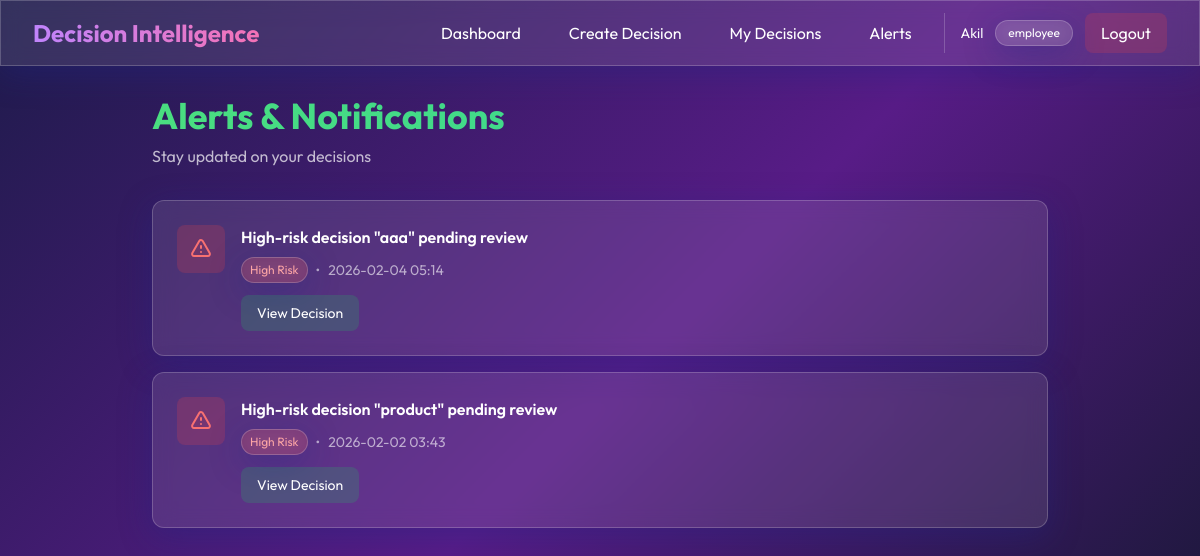
The page /employee/alerts (signed in) on the database its author committed.
### app.py (models this page shows, shortened)
class User(UserMixin, db.Model):
    id = db.Column(db.Integer, primary_key=True)
    username = db.Column(db.String(80), unique=True, nullable=False)
    email = db.Column(db.String(120), unique=True, nullable=False)
    password_hash = db.Column(db.String(200), nullable=False)
    role = db.Column(db.String(20), nullable=False)  # admin, manager, employee
    status = db.Column(db.String(20), default='active')
    created_at = db.Column(db.DateTime, default=datetime.utcnow)
    decisions = db.relationship('Decision', backref='creator', lazy=True)
    alerts = db.relationship('Alert', backref='user', lazy=True)

class Alert(db.Model):
    id = db.Column(db.Integer, primary_key=True)
    message = db.Column(db.String(500), nullable=False)
    alert_type = db.Column(db.String(20), nullable=False)  # high_risk, overdue
    is_read = db.Column(db.Boolean, default=False)
    created_at = db.Column(db.DateTime, default=datetime.utcnow)
    user_id = db.Column(db.Integer, db.ForeignKey('user.id'), nullable=False)
    decision_id = db.Column(db.Integer, db.ForeignKey('decision.id'))

### app.py (the view)
@app.route('/employee/alerts')
@login_required
def employee_alerts():
    if current_user.role != 'employee':
        return redirect(url_for('landing'))
    alerts = Alert.query.filter_by(user_id=current_user.id).order_by(Alert.created_at.desc()).all()
    return render_template('employee_alerts.html', alerts=alerts)

### app.py (called while the page is built)
@login_manager.user_loader
def load_user(user_id):
    return User.query.get(int(user_id))

### templates/employee_alerts.html (shortened to what this page needs)
{% extends "base.html" %}
{% block content %}
<div class="max-w-4xl mx-auto">
    <div class="mb-8 fade-in">
        <h1
            class="text-4xl font-bold mb-2 bg-gradient-to-r from-green-400 to-emerald-400 bg-clip-text text-transparent">
        </h1>
        <p class="text-white/70">Stay updated on your decisions</p>
    </div>
    <div class="space-y-4">
        {% if alerts %}
        {% for alert in alerts %}
        <div class="glass rounded-xl p-6 hover-lift fade-in" style="animation-delay: {{ loop.index0 * 0.05 }}s">
            <div class="flex items-start justify-between">
                <div class="flex items-start flex-1">
                    <div class="w-12 h-12 rounded-lg
                            {% if alert.alert_type == 'high_risk' %}bg-red-500/20
                            {% else %}bg-yellow-500/20{% endif %}
                            flex items-center justify-center mr-4 flex-shrink-0">
                        <svg class="w-6 h-6
                                {% if alert.alert_type == 'high_risk' %}text-red-400
                                {% else %}text-yellow-400{% endif %}" fill="none" stroke="currentColor"
                            viewBox="0 0 24 24">
                            {% if alert.alert_type == 'high_risk' %}
                            <path stroke-linecap="round" stroke-linejoin="round" stroke-width="2"
                                d="M12 9v2m0 4h.01m-6.938 4h13.856c1.54 0 2.502-1.667 1.732-3L13.732 4c-.77-1.333-2.694-1.333-3.464 0L3.34 16c-.77 1.333.192 3 1.732 3z">
                            </path>
                            {% else %}
                            <path stroke-linecap="round" stroke-linejoin="round" stroke-width="2"
                                d="M12 8v4l3 3m6-3a9 9 0 11-18 0 9 9 0 0118 0z"></path>
                            {% endif %}
                        </svg>
                    </div>
                    <div class="flex-1">
                        <div class="flex items-center mb-2">
                            <h3 class="font-semibold mr-3">{{ alert.message }}</h3>
                        </div>
                        <div class="flex items-center text-sm text-white/60 mb-3">
                            <span class="px-2 py-1 rounded-full text-xs glass
                                    {% if alert.alert_type == 'high_risk' %}bg-red-500/20 text-red-300
                                    {% else %}bg-yellow-500/20 text-yellow-300{% endif %}">
                                {{ alert.alert_type.replace('_', ' ').title() }}
                            </span>
                            <span class="mx-2">•</span>
                            <span>{{ alert.created_at.strftime('%Y-%m-%d %H:%M') }}</span>
                        </div>
                        {% if alert.decision_id %}
                        <a href="{{ url_for('employee_decisions', view=alert.decision_id) }}"
                            class="inline-block px-4 py-2 rounded-lg bg-green-500/20 hover:bg-green-500/30 transition text-sm relative z-10">
                            View Decision
                        </a>
                        {% endif %}
                    </div>
                </div>
            </div>
        </div>
        {% endfor %}
        {% endif %}
    </div>
</div>
{% endblock %}

### templates/base.html (shortened to what this page needs)
<!DOCTYPE html>
<html lang="en">
<head>
    <script src="https://cdn.tailwindcss.com"></script>
</head>
<body class="text-white">
    {% if current_user.is_authenticated %}
    <nav class="glass fixed top-0 left-0 right-0 z-50">
        <div class="max-w-7xl mx-auto px-4 sm:px-6 lg:px-8">
            <div class="flex justify-between items-center h-16">
                <div class="flex items-center">
                    <h1
                        class="text-2xl font-bold bg-gradient-to-r from-purple-400 to-pink-400 bg-clip-text text-transparent">
                    </h1>
                </div>
                <div class="hidden md:flex items-center space-x-4">
                    {% block nav_links %}
                    {% if current_user.role == 'admin' %}
                    <a href="{{ url_for('admin_dashboard') }}"
                        class="px-4 py-2 rounded-lg hover:bg-white/10 transition">Dashboard</a>
                    <a href="{{ url_for('admin_users') }}"
                        class="px-4 py-2 rounded-lg hover:bg-white/10 transition">Users</a>
                    <a href="{{ url_for('admin_create_user') }}"
                        class="px-4 py-2 rounded-lg hover:bg-white/10 transition">Create User</a>
                    {% elif current_user.role == 'employee' %}
                    <a href="{{ url_for('employee_dashboard') }}"
                        class="px-4 py-2 rounded-lg hover:bg-white/10 transition">Dashboard</a>
                    <a href="{{ url_for('employee_create_decision') }}"
                        class="px-4 py-2 rounded-lg hover:bg-white/10 transition">Create Decision</a>
                    <a href="{{ url_for('employee_decisions') }}"
                        class="px-4 py-2 rounded-lg hover:bg-white/10 transition">My Decisions</a>
                    <a href="{{ url_for('employee_alerts') }}"
                        class="px-4 py-2 rounded-lg hover:bg-white/10 transition">Alerts</a>
                    {% endif %}
                    {% endblock %}
                    <div class="flex items-center space-x-3 ml-4 pl-4 border-l border-white/20">
                        <span class="text-sm">{{ current_user.username }}</span>
                        <span class="px-3 py-1 rounded-full text-xs glass">{{ current_user.role }}</span>
                        <a href="{{ url_for('logout') }}"
                            class="px-4 py-2 bg-red-500/20 hover:bg-red-500/30 rounded-lg transition">Logout</a>
                    </div>
                </div>
            </div>
        </div>
    </nav>
    <div class="h-16"></div>
    {% endif %}
    <main class="{% if current_user.is_authenticated %}container mx-auto px-4 py-8{% endif %}">
        {% block content %}{% endblock %}
    </main>
</body>
</html>

### templates/base.html (style rules this page uses)
* { font-family: 'Outfit', sans-serif; }
body { background: linear-gradient(135deg, #1e1b4b 0%, #581c87 50%, #0f172a 100%); min-height: 100vh; background-attachment: fixed; }
.glass { background: rgba(255, 255, 255, 0.1); backdrop-filter: blur(10px); -webkit-backdrop-filter: blur(10px); border: 1px solid rgba(255, 255, 255, 0.2); box-shadow: 0 8px 32px 0 rgba(31, 38, 135, 0.37); }
.fade-in { animation: fadeIn 0.6s ease-out forwards; }
.hover-lift { transition: all 0.4s cubic-bezier(0.175, 0.885, 0.32, 1.275); position: relative; }
.hover-lift::before { content: ''; position: absolute; inset: 0; border-radius: inherit; padding: 2px; background: linear-gradient(135deg, rgba(139, 92, 246, 0.5), rgba(236, 72, 153, 0.5)); -webkit-mask: linear-gradient(#fff 0 0) content-box, linear-gradient(#fff 0 0); -webkit-mask-composite: xor; mask-composite: exclude; opacity: 0; transition: opacity 0.4s ease; pointer-events: none; }

### rows shown on the page
User: username "Akil", role "employee"
Alert: message "High-risk decision \"aaa\" pending review", alert_type.replace "High Risk", created_at "2026-02-04 05:14"
Alert: message "High-risk decision \"product\" pending review", alert_type.replace "High Risk", created_at "2026-02-02 03:43"
